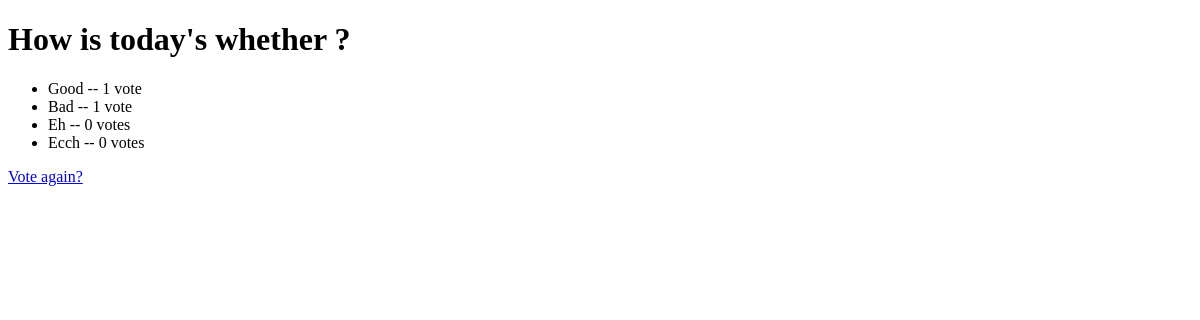
The page /polls/2/results/ on the database as committed earlier.
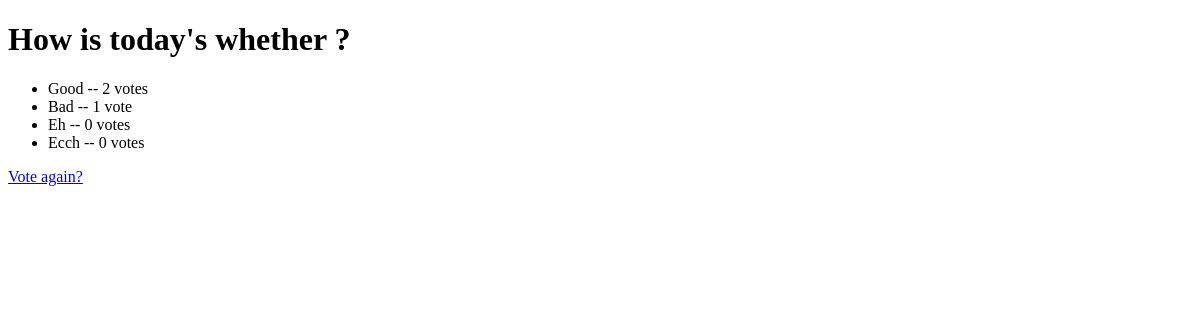
The same page on the database as committed later.
### polls/models.py (models this page shows, shortened)
class Question(models.Model):
    question_text = models.CharField(max_length=200)
    pub_date = models.DateTimeField('date published')

class Choice(models.Model):
    question = models.ForeignKey(Question, on_delete=models.CASCADE)
    choice_text = models.CharField(max_length=200)
    votes = models.IntegerField(default=0)

### polls/views.py (the view)
# urls.py: path('<int:pk>/results/', views.ResultsView.as_view(), name='results'),
class ResultsView(generic.DetailView):
    model = Question
    template_name = 'polls/results.html'

### polls/templates/polls/results.html (shortened to what this page needs)
<!DOCTYPE html>
<html lang="en">
<head>
</head>
<body>
<h1>{{ question.question_text }}</h1>
<ul>
{% for choice in question.choice_set.all %}
    <li>{{ choice.choice_text }} -- {{ choice.votes }} vote{{ choice.votes|pluralize }}</li>
{% endfor %}
</ul>
<a href="{% url 'polls:detail' question.id %}">Vote again?</a>
</body>
</html>

Rows that differ between the two databases and show on the page:
changed Choice "Good": votes "1" → "2"
